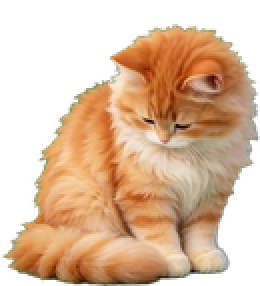
#> input picture app/assets/cat/cat-doze.webp, 130 x 143 px (shown 2 times larger); its folder holds only this picture in this run
$ python check_action_flow.py ../app/assets/cat/cat-doze.webp
#> lines starting #> are read from the running program, lines starting #| are printed output that depends on the picture; after the words box and inside, x2 and y2 are one past the last pixel; in counts of white or black regions, pixels touching at a corner belong together
# -*- coding: utf-8 -*-
"""
动画帧序体检：判断动图的帧有没有按正确顺序排，避免「画面一直乱闪」。

为什么需要它
────────────
帧序错乱在其它指标上都很隐蔽：每帧内容都对、帧数也对、时长为正、体积正常，
但播放时画面乱跳。而「相邻帧像不像」单看说不准 —— 慢动作（呼吸、待机）
所有帧本来就都很像，快动作相邻帧本来就不太像，拿固定阈值比必然误判。

本工具用的判据是「差异随间隔的增长速度」：
    把 D(k) 记作「间隔 k 帧的两帧平均差异」，正常动画里 D(k) 大致随 k 线性增长，
    于是 D(2)/D(1) ≈ 2。若帧顺序被打乱，相邻位置放的是本来不相邻的帧，
    D(1) 会被抬高，D(2)/D(1) 就明显掉下来。
实测：帧序正确的动图 D2/D1 在 1.58~1.80；帧序错乱的只有 1.29。区分度很干净，
且这个判据对「动作幅度大小」不敏感（慢动作、快动作都适用）。

用法
────
    python check_action_flow.py                    # 检查 app/assets/cat 下全部动图
    python check_action_flow.py <目录或.webp> ...    # 指定检查对象
"""
import os, sys, glob
import numpy as np
from PIL import Image

HERE = os.path.dirname(os.path.abspath(__file__))
DEFAULT_DIR = os.path.join(os.path.dirname(HERE), 'app', 'assets', 'cat')
G_THRESHOLD = 1.45      # D2/D1 低于它即判定帧序可疑（正确值实测 ≥1.58，错乱实测 1.29）

args = [a for a in sys.argv[1:] if not a.startswith('--')]
targets = []
if not args:
    targets = sorted(glob.glob(os.path.join(DEFAULT_DIR, 'cat-*.webp')))
else:
    for a in args:
        targets += sorted(glob.glob(os.path.join(a, 'cat-*.webp'))) if os.path.isdir(a) else [a]

if not targets:
    print('没找到要检查的动图'); sys.exit(1)


def load_masks(path):
    """读出每帧的猫体掩膜（alpha > 100）。按 n_frames 顺序取，天然不涉及文件名排序。"""
#> called with path = '../app/assets/cat/cat-doze.webp'
    im = Image.open(path)
#> im is the input picture: PIL image 130x143 RGBA; mean R, G, B, A 124.3, 92.9, 64.6, 153.5
    n = getattr(im, 'n_frames', 1)
#> n = 27
    ms = []
    for i in range(n):
        im.seek(i)
        ms.append(np.asarray(im.convert('RGBA'))[:, :, 3] > 100)
#> after the loop, ms = 27 items
    return ms, n


def diff(a, b):
    """两帧的「不像程度」= 掩膜异或占并集的比例；0 表示完全一样"""
    u = np.logical_or(a, b).sum()
    return float(np.logical_xor(a, b).sum() / u) if u else 0.0


print(f'{"动图":22s} {"帧数":>4s} {"D1(相邻)":>9s} {"D2(隔1帧)":>9s} {"D2/D1":>7s}  判定')
print('-' * 74)
bad = []
for p in targets:
    ms, n = load_masks(p)
#> ms = 27 items; n = 27
    if n < 4:
        print(f'{os.path.basename(p):22s} {n:4d}   帧数太少，跳过')
        continue
    # 含循环回接那一对，避免整段被漏掉
    D1 = float(np.mean([diff(ms[i], ms[i + 1]) for i in range(n - 1)] + [diff(ms[-1], ms[0])]))
#> in diff, `u = np.logical_or(a, b).sum()`: u = 11268
#> in diff, `u = np.logical_or(a, b).sum()`:
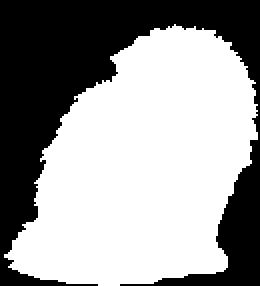
#> a: shape (143, 130) bool (shown 2 times larger); 60.5% white; 1 black region, box (x1, y1, x2, y2) and area: (0, 0, 130, 143) 7349
#> in diff (call 2), `u = np.logical_or(a, b).sum()`: a: shape (143, 130) bool; 60.5% white; 1 black region, box (x1, y1, x2, y2) and area: (0, 0, 130, 143) 7335
#> in diff (call 3), `u = np.logical_or(a, b).sum()`: a: shape (143, 130) bool; 60.7% white; 1 black region, box (x1, y1, x2, y2) and area: (0, 0, 130, 143) 7310
#> in diff (call 4), `u = np.logical_or(a, b).sum()`: a: shape (143, 130) bool; 60.9% white; 1 black region, box (x1, y1, x2, y2) and area: (0, 0, 130, 143) 7264
#> in diff (call 5), `u = np.logical_or(a, b).sum()`: a: shape (143, 130) bool; 61.3% white; 1 black region, box (x1, y1, x2, y2) and area: (0, 0, 130, 143) 7195
#> in diff (call 6), `u = np.logical_or(a, b).sum()`: a: shape (143, 130) bool; 62.1% white; 1 black region, box (x1, y1, x2, y2) and area: (0, 0, 130, 143) 7051
#> in diff (call 7), `u = np.logical_or(a, b).sum()`: a: shape (143, 130) bool; 62.5% white; 1 black region, box (x1, y1, x2, y2) and area: (0, 0, 130, 143) 6962
#> in diff (call 8), `u = np.logical_or(a, b).sum()`: a: shape (143, 130) bool; 63.2% white; 1 black region, box (x1, y1, x2, y2) and area: (0, 0, 130, 143) 6850
#> in diff (call 9), `u = np.logical_or(a, b).sum()`: a: shape (143, 130) bool; 63.5% white; 1 black region, box (x1, y1, x2, y2) and area: (0, 0, 130, 143) 6781
#> in diff (call 10), `u = np.logical_or(a, b).sum()`: a: shape (143, 130) bool; 64% white; 1 black region, box (x1, y1, x2, y2) and area: (0, 0, 130, 143) 6698
#> in diff (call 11), `u = np.logical_or(a, b).sum()`: a: shape (143, 130) bool; 64.2% white; 2 black regions, box (x1, y1, x2, y2) and area: (0, 0, 62, 143) 4508, (59, 0, 130, 143) 2146
#> in diff (call 12), `u = np.logical_or(a, b).sum()`: a: shape (143, 130) bool; 64.1% white; 1 black region, box (x1, y1, x2, y2) and area: (0, 0, 130, 143) 6675
#> in diff (call 13), `u = np.logical_or(a, b).sum()`: a: shape (143, 130) bool; 63.9% white; 1 black region, box (x1, y1, x2, y2) and area: (0, 0, 130, 143) 6703
#> in diff (call 14), `u = np.logical_or(a, b).sum()`: a: shape (143, 130) bool; 63.6% white; 1 black region, box (x1, y1, x2, y2) and area: (0, 0, 130, 143) 6761
#> in diff (call 15), `u = np.logical_or(a, b).sum()`: a: shape (143, 130) bool; 63.3% white; 1 black region, box (x1, y1, x2, y2) and area: (0, 0, 130, 143) 6819
#> in diff (call 16), `u = np.logical_or(a, b).sum()`: a: shape (143, 130) bool; 62.9% white; 1 black region, box (x1, y1, x2, y2) and area: (0, 0, 130, 143) 6896
#> in diff (call 17), `u = np.logical_or(a, b).sum()`: a: shape (143, 130) bool; 62.5% white; 1 black region, box (x1, y1, x2, y2) and area: (0, 0, 130, 143) 6976
#> in diff (call 18), `u = np.logical_or(a, b).sum()`: a: shape (143, 130) bool; 61.9% white; 1 black region, box (x1, y1, x2, y2) and area: (0, 0, 130, 143) 7075
#> in diff (call 19), `u = np.logical_or(a, b).sum()`: u = 11468
#> in diff (call 19), `u = np.logical_or(a, b).sum()`:
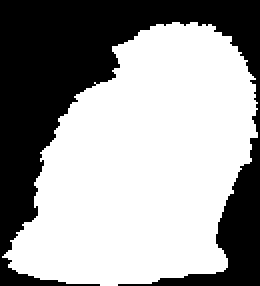
#> a: shape (143, 130) bool (shown 2 times larger); 61.5% white; 1 black region, box (x1, y1, x2, y2) and area: (0, 0, 130, 143) 7161
#> in diff (call 20), `u = np.logical_or(a, b).sum()`: u = 11376
#> in diff (call 20), `u = np.logical_or(a, b).sum()`:
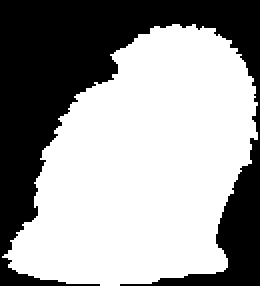
#> a: shape (143, 130) bool (shown 2 times larger); 60.9% white; 1 black region, box (x1, y1, x2, y2) and area: (0, 0, 130, 143) 7262
#> in diff (call 21), `u = np.logical_or(a, b).sum()`: u = 11295
#> in diff (call 21), `u = np.logical_or(a, b).sum()`:
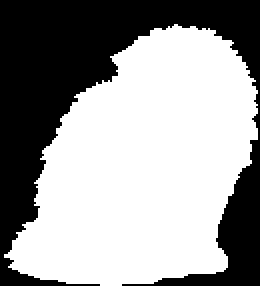
#> a: shape (143, 130) bool (shown 2 times larger); 60.7% white; 1 black region, box (x1, y1, x2, y2) and area: (0, 0, 130, 143) 7315
#> in diff (call 22), `u = np.logical_or(a, b).sum()`: u = 11251
#> in diff (call 22), `u = np.logical_or(a, b).sum()`:
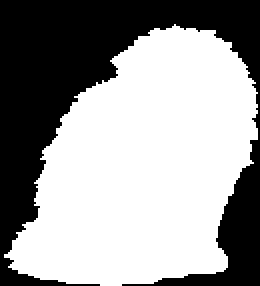
#> a: shape (143, 130) bool (shown 2 times larger); 60.5% white; 1 black region, box (x1, y1, x2, y2) and area: (0, 0, 130, 143) 7342
#> in diff (call 23), `u = np.logical_or(a, b).sum()`: a: shape (143, 130) bool; 60.4% white; 1 black region, box (x1, y1, x2, y2) and area: (0, 0, 130, 143) 7360
#> in diff (call 24), `u = np.logical_or(a, b).sum()`: u = 11236
#> in diff (call 24), `u = np.logical_or(a, b).sum()`:
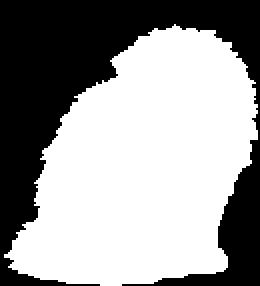
#> a: shape (143, 130) bool (shown 2 times larger); 60.4% white; 1 black region, box (x1, y1, x2, y2) and area: (0, 0, 130, 143) 7358
#> in diff (call 25), `u = np.logical_or(a, b).sum()`: a: shape (143, 130) bool; 60.4% white; 1 black region, box (x1, y1, x2, y2) and area: (0, 0, 130, 143) 7362
#> in diff (call 27), `u = np.logical_or(a, b).sum()`: u = 11263
#> in diff (call 27), `u = np.logical_or(a, b).sum()`:
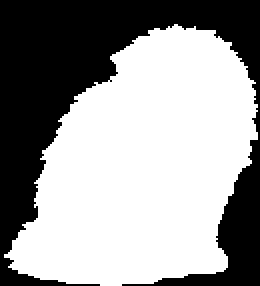
#> a: shape (143, 130) bool (shown 2 times larger); 60.5% white; 1 black region, box (x1, y1, x2, y2) and area: (0, 0, 130, 143) 7340
#> D1 = 0.0106
    D2 = float(np.mean([diff(ms[i], ms[i + 2]) for i in range(n - 2)]))
#> D2 = 0.0196
    g = D2 / max(1e-9, D1)
#> g = 1.85
    if D1 < 1e-4:
        verdict = '几乎静止，无需判断'
    elif g < G_THRESHOLD:
        verdict = '!! 帧序可疑（差异不随间隔增长）'
        bad.append(os.path.basename(p))
    else:
        verdict = '正常'
    print(f'{os.path.basename(p):22s} {n:4d} {D1:9.4f} {D2:9.4f} {g:7.2f}  {verdict}')
#| cat-doze.webp            27    0.0106    0.0196    1.85  正常

print(f'\n判读：D2/D1 应接近 2（差异随间隔大致线性增长）；低于 {G_THRESHOLD} 说明相邻帧之间的')
print('      差异被异常抬高 —— 典型原因是帧顺序被打乱（相邻位置放了本来不相邻的帧）。')
print('      注意：这检查的是「帧序」，不检查画面质量与尺度，那两项见 check_action_scale.py。')
if bad:
    print('\n需要关注: ' + '、'.join(bad))

$ run again, on app/assets/cat/cat-sleep.webp
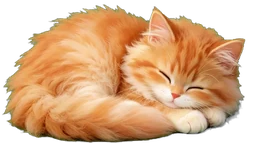
#> input picture app/assets/cat/cat-sleep.webp, 259 x 143 px
#> in load_masks, im is the input picture: PIL image 259x143 RGBA; mean R, G, B, A 155.1, 113.8, 76.3, 178.2
#> in load_masks, `n = getattr(im, 'n_frames', 1)`: n = 28
#> after the loop in load_masks, `for i in range(n):`: ms = 28 items
#> `ms, n = load_masks(p)`: n = 28
#> u = 26070
#> in diff, `u = np.logical_or(a, b).sum()`:
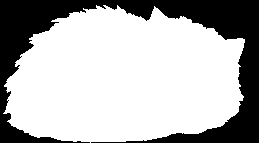
#> a: shape (143, 259) bool; 70.2% white; 1 black region, box (x1, y1, x2, y2) and area: (0, 0, 259, 143) 11042
#> a: shape (143, 259) bool; 70.3% white; 2 black regions (1 under 20 px), largest, box (x1, y1, x2, y2) and area: (0, 0, 259, 143) 10969
#> a: shape (143, 259) bool; 70.2% white; 1 black region, box (x1, y1, x2, y2) and area: (0, 0, 259, 143) 11030
#> a: shape (143, 259) bool; 70.5% white; 2 black regions, box (x1, y1, x2, y2) and area: (0, 0, 259, 143) 10895, (92, 142, 112, 143) 20
#> a: shape (143, 259) bool; 70.7% white; 2 black regions, box (x1, y1, x2, y2) and area: (0, 0, 259, 143) 10839, (92, 142, 112, 143) 20
#> a: shape (143, 259) bool; 70.6% white; 3 black regions (2 under 20 px), largest, box (x1, y1, x2, y2) and area: (0, 0, 259, 143) 10851
#> a: shape (143, 259) bool; 70.7% white; 3 black regions (2 under 20 px), largest, box (x1, y1, x2, y2) and area: (0, 0, 259, 143) 10826
#> a: shape (143, 259) bool; 70.5% white; 2 black regions (1 under 20 px), largest, box (x1, y1, x2, y2) and area: (0, 0, 259, 143) 10918
#> a: shape (143, 259) bool; 70.3% white; 2 black regions (1 under 20 px), largest, box (x1, y1, x2, y2) and area: (0, 0, 259, 143) 10970
#> a: shape (143, 259) bool; 70.2% white; 1 black region, box (x1, y1, x2, y2) and area: (0, 0, 259, 143) 11041
#> a: shape (143, 259) bool; 70.1% white; 2 black regions (1 under 20 px), largest, box (x1, y1, x2, y2) and area: (0, 0, 259, 143) 11063
#> a: shape (143, 259) bool; 70% white; 3 black regions (2 under 20 px), largest, box (x1, y1, x2, y2) and area: (0, 0, 259, 143) 11115
#> a: shape (143, 259) bool; 69.9% white; 3 black regions (2 under 20 px), largest, box (x1, y1, x2, y2) and area: (0, 0, 259, 143) 11142
#> a: shape (143, 259) bool; 69.9% white; 3 black regions (2 under 20 px), largest, box (x1, y1, x2, y2) and area: (0, 0, 259, 143) 11147
#> in diff (call 15), `u = np.logical_or(a, b).sum()`:
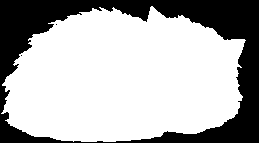
#> a: shape (143, 259) bool; 69.7% white; 3 black regions (2 under 20 px), largest, box (x1, y1, x2, y2) and area: (0, 0, 259, 143) 11227
#> D1 = 0.00623
#> D2 = 0.0105
#> g = 1.68
#| cat-sleep.webp           28    0.0062    0.0105    1.68  正常

$ run again, on app/assets/cat/cat-stretch.webp
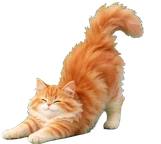
#> input picture app/assets/cat/cat-stretch.webp, 161 x 144 px
#> in load_masks, im is the input picture: PIL image 161x144 RGBA; mean R, G, B, A 94.2, 71.2, 50.8, 97.6
#> in load_masks, `n = getattr(im, 'n_frames', 1)`: n = 97
#> after the loop in load_masks, `for i in range(n):`: ms = 97 items
#> `ms, n = load_masks(p)`: n = 97
#> u = 8960
#> in diff, `u = np.logical_or(a, b).sum()`:
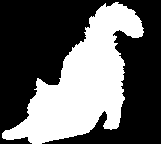
#> a: shape (144, 161) bool; 38.5% white; 1 white region, box (x1, y1, x2, y2) and area: (2, 2, 144, 144) 8936
#> a: shape (144, 161) bool; 38.6% white; 1 white region, box (x1, y1, x2, y2) and area: (2, 2, 144, 144) 8959
#> a: shape (144, 161) bool; 38.6% white; 1 white region, box (x1, y1, x2, y2) and area: (2, 2, 144, 143) 8957
#> a: shape (144, 161) bool; 38.7% white; 1 white region, box (x1, y1, x2, y2) and area: (2, 2, 144, 143) 8970
#> a: shape (144, 161) bool; 38.7% white; 1 white region, box (x1, y1, x2, y2) and area: (2, 1, 144, 143) 8968
#> a: shape (144, 161) bool; 38.7% white; 1 white region, box (x1, y1, x2, y2) and area: (2, 1, 144, 143) 8970
#> a: shape (144, 161) bool; 38.7% white; 1 white region, box (x1, y1, x2, y2) and area: (1, 1, 144, 143) 8968
#> a: shape (144, 161) bool; 38.7% white; 1 white region, box (x1, y1, x2, y2) and area: (1, 1, 144, 143) 8969
#> a: shape (144, 161) bool; 38.6% white; 1 white region, box (x1, y1, x2, y2) and area: (1, 1, 144, 143) 8959
#> a: shape (144, 161) bool; 38.7% white; 1 white region, box (x1, y1, x2, y2) and area: (1, 1, 144, 143) 8978
#> a: shape (144, 161) bool; 38.8% white; 1 white region, box (x1, y1, x2, y2) and area: (1, 1, 144, 143) 8985
#> a: shape (144, 161) bool; 38.8% white; 1 white region, box (x1, y1, x2, y2) and area: (1, 1, 144, 143) 8987
#> a: shape (144, 161) bool; 38.8% white; 1 white region, box (x1, y1, x2, y2) and area: (1, 1, 144, 144) 8984
#> a: shape (144, 161) bool; 38.8% white; 1 white region, box (x1, y1, x2, y2) and area: (1, 1, 145, 143) 8989
#> a: shape (144, 161) bool; 38.8% white; 1 white region, box (x1, y1, x2, y2) and area: (1, 1, 146, 143) 8988
#> a: shape (144, 161) bool; 38.8% white; 1 white region, box (x1, y1, x2, y2) and area: (1, 2, 147, 143) 9005
#> a: shape (144, 161) bool; 38.9% white; 1 white region, box (x1, y1, x2, y2) and area: (1, 3, 147, 144) 9013
#> a: shape (144, 161) bool; 38.9% white; 1 white region, box (x1, y1, x2, y2) and area: (1, 4, 148, 144) 9012
#> a: shape (144, 161) bool; 38.9% white; 1 white region, box (x1, y1, x2, y2) and area: (2, 5, 148, 144) 9009
#> a: shape (144, 161) bool; 39% white; 1 white region, box (x1, y1, x2, y2) and area: (2, 5, 150, 144) 9034
#> a: shape (144, 161) bool; 39% white; 1 white region, box (x1, y1, x2, y2) and area: (2, 5, 150, 144) 9050
#> a: shape (144, 161) bool; 39.1% white; 1 white region, box (x1, y1, x2, y2) and area: (2, 5, 150, 144) 9067
#> a: shape (144, 161) bool; 39.1% white; 2 white regions (1 under 20 px), largest, box (x1, y1, x2, y2) and area: (3, 7, 150, 144) 9063
#> a: shape (144, 161) bool; 39.1% white; 2 white regions (1 under 20 px), largest, box (x1, y1, x2, y2) and area: (3, 8, 149, 143) 9065
#> a: shape (144, 161) bool; 39.2% white; 2 white regions (1 under 20 px), largest, box (x1, y1, x2, y2) and area: (3, 8, 149, 143) 9086
#> a: shape (144, 161) bool; 39.2% white; 2 white regions (1 under 20 px), largest, box (x1, y1, x2, y2) and area: (4, 9, 148, 144) 9085
#> a: shape (144, 161) bool; 39% white; 2 white regions (1 under 20 px), largest, box (x1, y1, x2, y2) and area: (6, 12, 145, 144) 9039
#> a: shape (144, 161) bool; 38.9% white; 2 white regions (1 under 20 px), largest, box (x1, y1, x2, y2) and area: (7, 14, 144, 144) 9014
#> a: shape (144, 161) bool; 38.7% white; 2 white regions (1 under 20 px), largest, box (x1, y1, x2, y2) and area: (9, 16, 145, 144) 8976
#> a: shape (144, 161) bool; 38.5% white; 2 white regions (1 under 20 px), largest, box (x1, y1, x2, y2) and area: (11, 19, 146, 144) 8928
#> a: shape (144, 161) bool; 37.7% white; 2 white regions (1 under 20 px), largest, box (x1, y1, x2, y2) and area: (16, 27, 147, 143) 8746
#> a: shape (144, 161) bool; 37.4% white; 2 white regions (1 under 20 px), largest, box (x1, y1, x2, y2) and area: (19, 30, 148, 143) 8673
#> a: shape (144, 161) bool; 37.1% white; 2 white regions (1 under 20 px), largest, box (x1, y1, x2, y2) and area: (21, 34, 149, 143) 8594
#> a: shape (144, 161) bool; 36.7% white; 2 white regions (1 under 20 px), largest, box (x1, y1, x2, y2) and area: (24, 38, 149, 143) 8506
#> a: shape (144, 161) bool; 35.9% white; 1 white region, box (x1, y1, x2, y2) and area: (25, 46, 150, 143) 8323
#> a: shape (144, 161) bool; 35.6% white; 1 white region, box (x1, y1, x2, y2) and area: (25, 47, 150, 143) 8261
#> a: shape (144, 161) bool; 35.4% white; 1 white region, box (x1, y1, x2, y2) and area: (25, 46, 150, 144) 8212
#> a: shape (144, 161) bool; 34.9% white; 1 white region, box (x1, y1, x2, y2) and area: (26, 45, 149, 144) 8089
#> a: shape (144, 161) bool; 34.7% white; 1 white region, box (x1, y1, x2, y2) and area: (26, 44, 149, 143) 8048
#> u = 8125
#> in diff (call 40), `u = np.logical_or(a, b).sum()`:
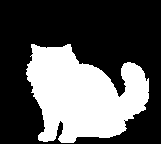
#> a: shape (144, 161) bool; 34.6% white; 1 white region, box (x1, y1, x2, y2) and area: (26, 44, 149, 143) 8023
#> D1 = 0.042
#> D2 = 0.076
#> g = 1.81
#| cat-stretch.webp         97    0.0420    0.0760    1.81  正常

$ run again, on app/assets/cat/cat-walk.webp
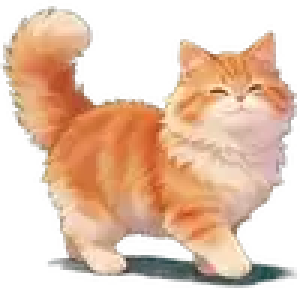
#> input picture app/assets/cat/cat-walk.webp, 100 x 96 px (shown 3 times larger)
#> in load_masks, im is the input picture: PIL image 100x96 RGBA; mean R, G, B, A 151, 118.7, 95.2, 145.8
#> in load_masks, `n = getattr(im, 'n_frames', 1)`: n = 25
#> after the loop in load_masks, `for i in range(n):`: ms = 25 items
#> `ms, n = load_masks(p)`: n = 25
#> u = 5677
#> a: shape (96, 100) bool; 58.2% white; 2 black regions, box (x1, y1, x2, y2) and area: (0, 0, 100, 96) 3865, (38, 78, 65, 87) 150
#> a: shape (96, 100) bool; 57.7% white; 2 black regions, box (x1, y1, x2, y2) and area: (0, 0, 100, 96) 3911, (37, 78, 63, 87) 147
#> a: shape (96, 100) bool; 57.9% white; 2 black regions, box (x1, y1, x2, y2) and area: (0, 0, 100, 96) 3914, (40, 78, 62, 87) 127
#> a: shape (96, 100) bool; 58.3% white; 2 black regions, box (x1, y1, x2, y2) and area: (0, 0, 100, 96) 3904, (44, 78, 61, 87) 95
#> a: shape (96, 100) bool; 58.5% white; 4 black regions (1 under 20 px), largest, box (x1, y1, x2, y2) and area: (0, 0, 100, 96) 2557, (0, 16, 71, 96) 1342, (47, 79, 61, 87) 71
#> a: shape (96, 100) bool; 58.7% white; 4 black regions, box (x1, y1, x2, y2) and area: (0, 0, 100, 96) 2542, (0, 18, 70, 96) 1334, (51, 80, 61, 87) 46, (33, 80, 43, 86) 39
#> a: shape (96, 100) bool; 59.2% white; 3 black regions, box (x1, y1, x2, y2) and area: (0, 0, 100, 96) 3833, (32, 79, 44, 86) 54, (53, 79, 60, 87) 25
#> a: shape (96, 100) bool; 59.9% white; 4 black regions (2 under 20 px), largest, box (x1, y1, x2, y2) and area: (0, 0, 100, 96) 3773, (30, 79, 44, 86) 64
#> a: shape (96, 100) bool; 60.7% white; 4 black regions (2 under 20 px), largest, box (x1, y1, x2, y2) and area: (0, 0, 100, 96) 3687, (28, 79, 42, 86) 63
#> a: shape (96, 100) bool; 60.8% white; 4 black regions (1 under 20 px), largest, box (x1, y1, x2, y2) and area: (0, 0, 100, 96) 3635, (69, 79, 78, 89) 65, (26, 79, 41, 87) 61
#> a: shape (96, 100) bool; 61% white; 4 black regions (1 under 20 px), largest, box (x1, y1, x2, y2) and area: (0, 0, 100, 96) 3571, (68, 79, 81, 89) 98, (25, 80, 39, 87) 71
#> a: shape (96, 100) bool; 61.3% white; 4 black regions (1 under 20 px), largest, box (x1, y1, x2, y2) and area: (0, 0, 100, 96) 3511, (66, 79, 85, 89) 128, (23, 80, 38, 87) 72
#> a: shape (96, 100) bool; 61.7% white; 4 black regions (1 under 20 px), largest, box (x1, y1, x2, y2) and area: (0, 0, 100, 96) 3462, (65, 79, 85, 89) 131, (23, 80, 37, 87) 73
#> a: shape (96, 100) bool; 61.6% white; 4 black regions (1 under 20 px), largest, box (x1, y1, x2, y2) and area: (0, 0, 100, 96) 3480, (63, 80, 82, 89) 124, (23, 80, 35, 88) 69
#> a: shape (96, 100) bool; 61.1% white; 4 black regions (1 under 20 px), largest, box (x1, y1, x2, y2) and area: (0, 0, 100, 96) 3563, (62, 80, 79, 89) 112, (26, 80, 34, 88) 43
#> a: shape (96, 100) bool; 60.4% white; 4 black regions (1 under 20 px), largest, box (x1, y1, x2, y2) and area: (0, 0, 100, 96) 3660, (60, 80, 77, 90) 108, (42, 80, 47, 88) 22
#> a: shape (96, 100) bool; 59.4% white; 3 black regions, box (x1, y1, x2, y2) and area: (0, 0, 100, 96) 3761, (59, 80, 75, 89) 106, (40, 80, 46, 88) 26
#> a: shape (96, 100) bool; 58.5% white; 3 black regions, box (x1, y1, x2, y2) and area: (0, 0, 100, 96) 3834, (57, 80, 74, 89) 113, (39, 79, 45, 87) 33
#> a: shape (96, 100) bool; 58.1% white; 3 black regions, box (x1, y1, x2, y2) and area: (0, 0, 100, 96) 3875, (58, 80, 73, 89) 99, (39, 79, 46, 88) 44
#> a: shape (96, 100) bool; 58.2% white; 3 black regions, box (x1, y1, x2, y2) and area: (0, 0, 100, 96) 3895, (61, 80, 71, 89) 74, (41, 78, 49, 88) 43
#> a: shape (96, 100) bool; 58.6% white; 3 black regions, box (x1, y1, x2, y2) and area: (0, 0, 100, 96) 3887, (42, 78, 53, 87) 54, (65, 79, 71, 89) 37
#> a: shape (96, 100) bool; 58.6% white; 2 black regions, box (x1, y1, x2, y2) and area: (0, 0, 100, 96) 3885, (42, 78, 56, 87) 85
#> a: shape (96, 100) bool; 58.4% white; 2 black regions, box (x1, y1, x2, y2) and area: (0, 0, 100, 96) 3877, (41, 78, 61, 88) 114
#> a: shape (96, 100) bool; 58.2% white; 2 black regions, box (x1, y1, x2, y2) and area: (0, 0, 100, 96) 3879, (41, 78, 64, 88) 137
#> u = 5708
#> in diff (call 25), `u = np.logical_or(a, b).sum()`:
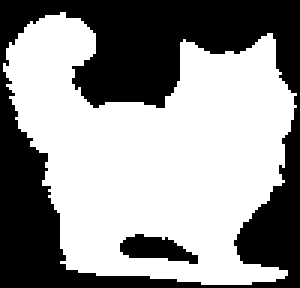
#> a: shape (96, 100) bool (shown 3 times larger); 58.1% white; 2 black regions, box (x1, y1, x2, y2) and area: (0, 0, 100, 96) 3870, (40, 78, 66, 88) 154
#> D1 = 0.0435
#> D2 = 0.0762
#> g = 1.75
#| cat-walk.webp            25    0.0435    0.0762    1.75  正常
